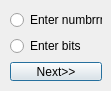
<?xml version="1.0" encoding="UTF-8"?>
<ui version="4.0">
 <class>number_choice</class>
 <widget class="QDialog" name="number_choice">
  <property name="geometry">
   <rect>
    <x>0</x>
    <y>0</y>
    <width>111</width>
    <height>91</height>
   </rect>
  </property>
  <property name="windowTitle">
   <string>Dialog</string>
  </property>
  <widget class="QWidget" name="layoutWidget">
   <property name="geometry">
    <rect>
     <x>10</x>
     <y>10</y>
     <width>92</width>
     <height>71</height>
    </rect>
   </property>
   <layout class="QVBoxLayout" name="verticalLayout">
    <item>
     <widget class="QRadioButton" name="enter_number">
      <property name="text">
       <string>Enter numbrrr</string>
      </property>
     </widget>
    </item>
    <item>
     <widget class="QRadioButton" name="enter_bits">
      <property name="text">
       <string>Enter bits</string>
      </property>
     </widget>
    </item>
    <item>
     <widget class="QPushButton" name="number_choice_button">
      <property name="text">
       <string>Next&gt;&gt;</string>
      </property>
     </widget>
    </item>
   </layout>
  </widget>
 </widget>
 <resources/>
 <connections>
  <connection>
   <sender>number_choice_button</sender>
   <signal>clicked()</signal>
   <receiver>number_choice</receiver>
   <slot>close()</slot>
   <hints>
    <hint type="sourcelabel">
     <x>86</x>
     <y>67</y>
    </hint>
    <hint type="destinationlabel">
     <x>106</x>
     <y>88</y>
    </hint>
   </hints>
  </connection>
 </connections>
</ui>
